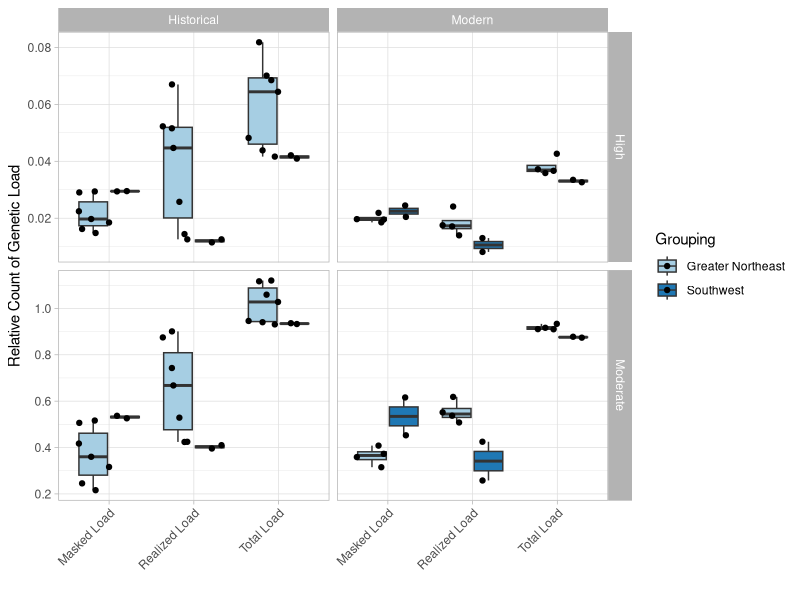
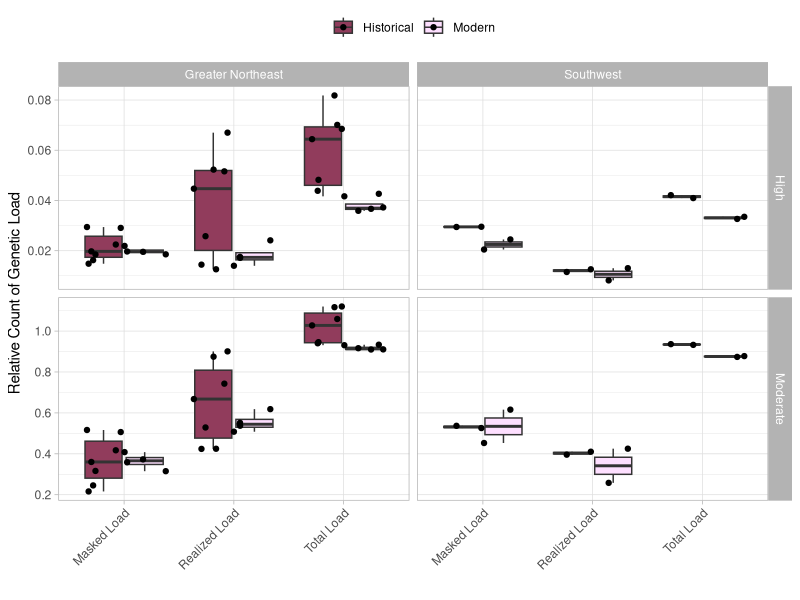
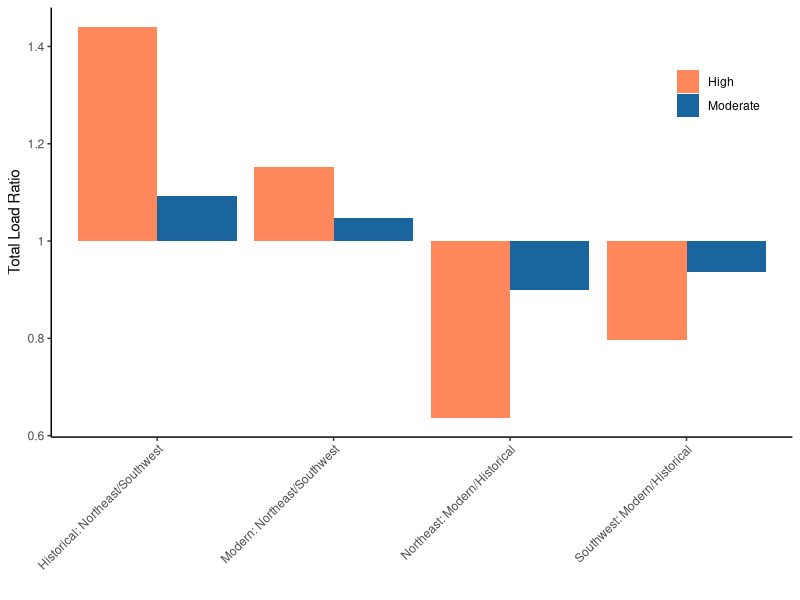
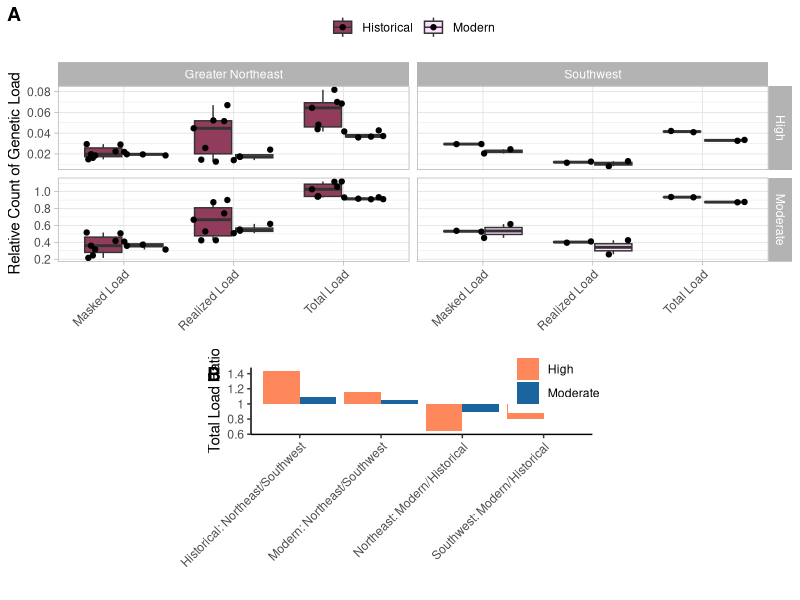
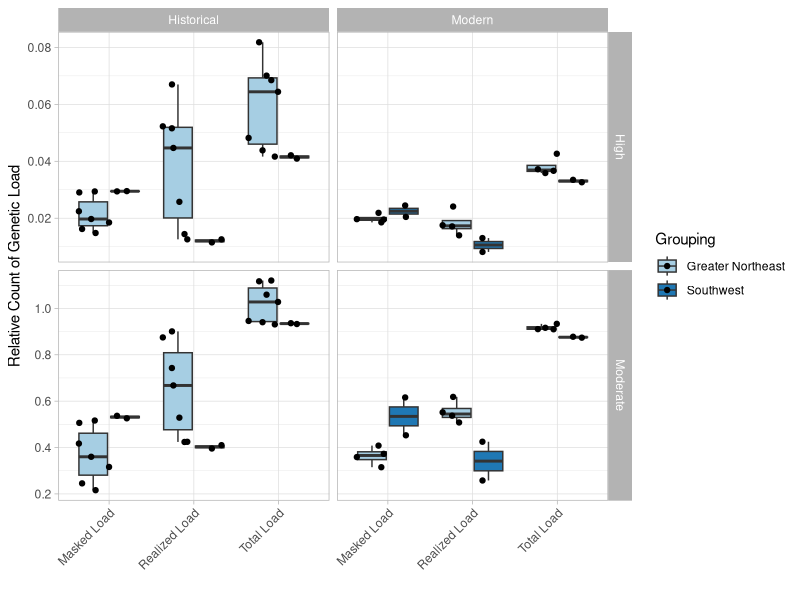
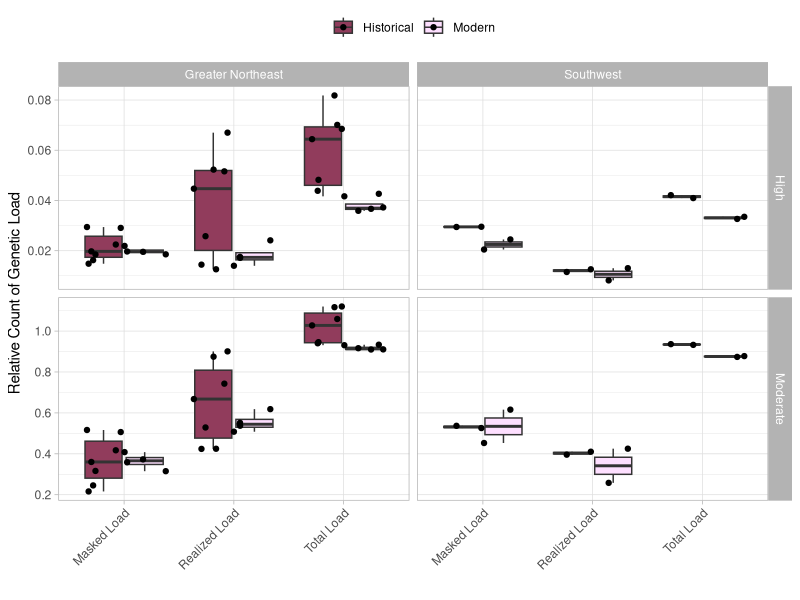
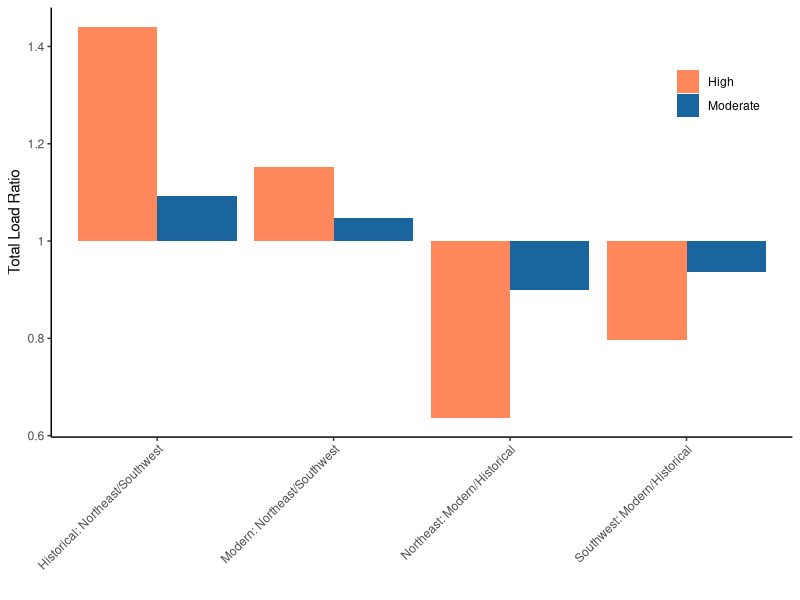
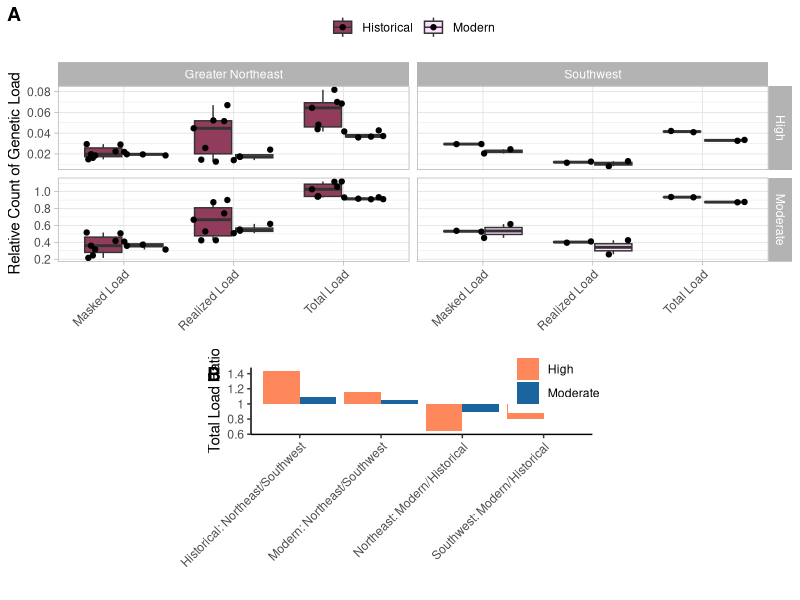

R code for these plots, in order:
#Genetic Load test
library(ggplot2)
library(readxl)
library(tidyr)
library(ggpubr)

setwd("~/Documents/OneDrive - University of Copenhagen/CottonTop_Tamarins/")
df<- read_excel("CountsGeneticLoad_paper.xlsx", sheet = 1)


df_tidy <- gather(data = df, key = GeneticLoad, value = RelativeCount, -Sample, -Type, -Grouping,
                 -Realized, -Total, -Masked, -Load,-TotalSynonymous)

colnames(df_tidy)
df_tidy$GeneticLoad <- gsub("Masked/Synonymous", "Masked Load",df_tidy$GeneticLoad )
df_tidy$GeneticLoad <- gsub("Realized/Synonymous", "Realized Load",df_tidy$GeneticLoad )
df_tidy$GeneticLoad <- gsub("Total/Synonymous", "Total Load",df_tidy$GeneticLoad )

g <- ggplot(df_tidy, aes(GeneticLoad,RelativeCount, fill=Grouping))
g <- g+ geom_boxplot(outlier.shape = NA) +   geom_point(position=position_jitterdodge())+
  facet_grid(Load~Type, scales="free_y")+   xlab("") + 
   scale_fill_manual(values=c("#a6cee3","#1f78b4")) + 
  theme_light()+ ylab("Relative Count of Genetic Load") + theme(axis.text.x = element_text(angle=45, hjust=1))
g
pdf("Plots/GeneticLoad_bygrouping.pdf", height = 7, width = 10)
g
dev.off()

# Or this one
g1 <- ggplot(df_tidy, aes(GeneticLoad,RelativeCount, fill=Type))
g1 <- g1+ geom_boxplot(outlier.shape = NA) +   geom_point(position=position_jitterdodge())+
  facet_grid(Load~Grouping, scales="free_y")+   xlab("") + 
  scale_fill_manual(values=c("#913C5C","#FEDFFF")) + 
  theme_light()+ ylab("Relative Count of Genetic Load")+ theme(axis.text.x = element_text(angle=45, hjust=1),
                                                               legend.title = element_blank(),
                                                               legend.position = "top")
g1
pdf("Plots/GeneticLoad_bySampleType.pdf", height = 7, width = 10)
g1
dev.off()

# comparisons for Ratio Genetic Load
df_comp <- data.frame(Comparisons=rep(c("Northeast: Modern/Historical",
                                    "Southwest: Modern/Historical",
                                    "Historical: Northeast/Southwest",
                                    "Modern: Northeast/Southwest"), times=2),
                      Type=rep(c("High","Moderate"),each=4))

df_tidy_final <- df_tidy[df_tidy$GeneticLoad=="Total Load",]
x11 <- mean(df_tidy_final[df_tidy_final$Grouping=="Greater Northeast"&df_tidy_final$Load=="High"&
                df_tidy_final$Type=="Modern",]$RelativeCount)/
  mean(df_tidy_final[df_tidy_final$Grouping=="Greater Northeast"&df_tidy_final$Load=="High"&
                       df_tidy_final$Type=="Historical",]$RelativeCount)
x12 <- mean(df_tidy_final[df_tidy_final$Grouping=="Southwest"&df_tidy_final$Load=="High"&
                            df_tidy_final$Type=="Modern",]$RelativeCount)/
  mean(df_tidy_final[df_tidy_final$Grouping=="Southwest"&df_tidy_final$Load=="High"&
                       df_tidy_final$Type=="Historical",]$RelativeCount)

x13 <- mean(df_tidy_final[df_tidy_final$Grouping=="Greater Northeast"&df_tidy_final$Load=="High"&
                            df_tidy_final$Type=="Historical",]$RelativeCount)/
  mean(df_tidy_final[df_tidy_final$Grouping=="Southwest"&df_tidy_final$Load=="High"&
                       df_tidy_final$Type=="Historical",]$RelativeCount)

x14 <- mean(df_tidy_final[df_tidy_final$Grouping=="Greater Northeast"&df_tidy_final$Load=="High"&
                              df_tidy_final$Type=="Modern",]$RelativeCount)/
  mean(df_tidy_final[df_tidy_final$Grouping=="Southwest"&df_tidy_final$Load=="High"&
                       df_tidy_final$Type=="Modern",]$RelativeCount)


x21 <- mean(df_tidy_final[df_tidy_final$Grouping=="Greater Northeast"&df_tidy_final$Load=="Moderate"&
                            df_tidy_final$Type=="Modern",]$RelativeCount)/
  mean(df_tidy_final[df_tidy_final$Grouping=="Greater Northeast"&df_tidy_final$Load=="Moderate"&
                       df_tidy_final$Type=="Historical",]$RelativeCount)
x22 <- mean(df_tidy_final[df_tidy_final$Grouping=="Southwest"&df_tidy_final$Load=="Moderate"&
                            df_tidy_final$Type=="Modern",]$RelativeCount)/
  mean(df_tidy_final[df_tidy_final$Grouping=="Southwest"&df_tidy_final$Load=="Moderate"&
                       df_tidy_final$Type=="Historical",]$RelativeCount)

x23 <- mean(df_tidy_final[df_tidy_final$Grouping=="Greater Northeast"&df_tidy_final$Load=="Moderate"&
                            df_tidy_final$Type=="Historical",]$RelativeCount)/
  mean(df_tidy_final[df_tidy_final$Grouping=="Southwest"&df_tidy_final$Load=="Moderate"&
                       df_tidy_final$Type=="Historical",]$RelativeCount)

x24 <- mean(df_tidy_final[df_tidy_final$Grouping=="Greater Northeast"&df_tidy_final$Load=="Moderate"&
                            df_tidy_final$Type=="Modern",]$RelativeCount)/
  mean(df_tidy_final[df_tidy_final$Grouping=="Southwest"&df_tidy_final$Load=="Moderate"&
                       df_tidy_final$Type=="Modern",]$RelativeCount)

df_comp$Values <- c(x11,x12,x13,x14,x21,x22,x23,x24)

g <- ggplot(df_comp, aes(Comparisons, Values-1, fill=Type))
g <- g + geom_col(position = "dodge") + theme_classic() + ylab("Total Load Ratio") +
  theme(axis.text.x = element_text(angle=45, hjust=1), legend.title = element_blank(),
        legend.position = c(0.9,0.8))+ xlab("")+
  scale_y_continuous(labels = function(y) y + 1) +
  scale_fill_manual(values=c("#ff875c","#1a659e"))  
g

pdf("Plots/RatioLoad.pdf", width = 6, height = 4)
g
dev.off()


ggarrange(ggarrange(g1, labels=c("A"), ncol=1),
          ggarrange(NULL,g,NULL, ncol=3, widths = c(1,2,1), 
                                     labels = c("","B","")), heights = c(1.5,1), ncol=1)
ggsave("Plots/Figure4.pdf", width = 8, height = 10)
